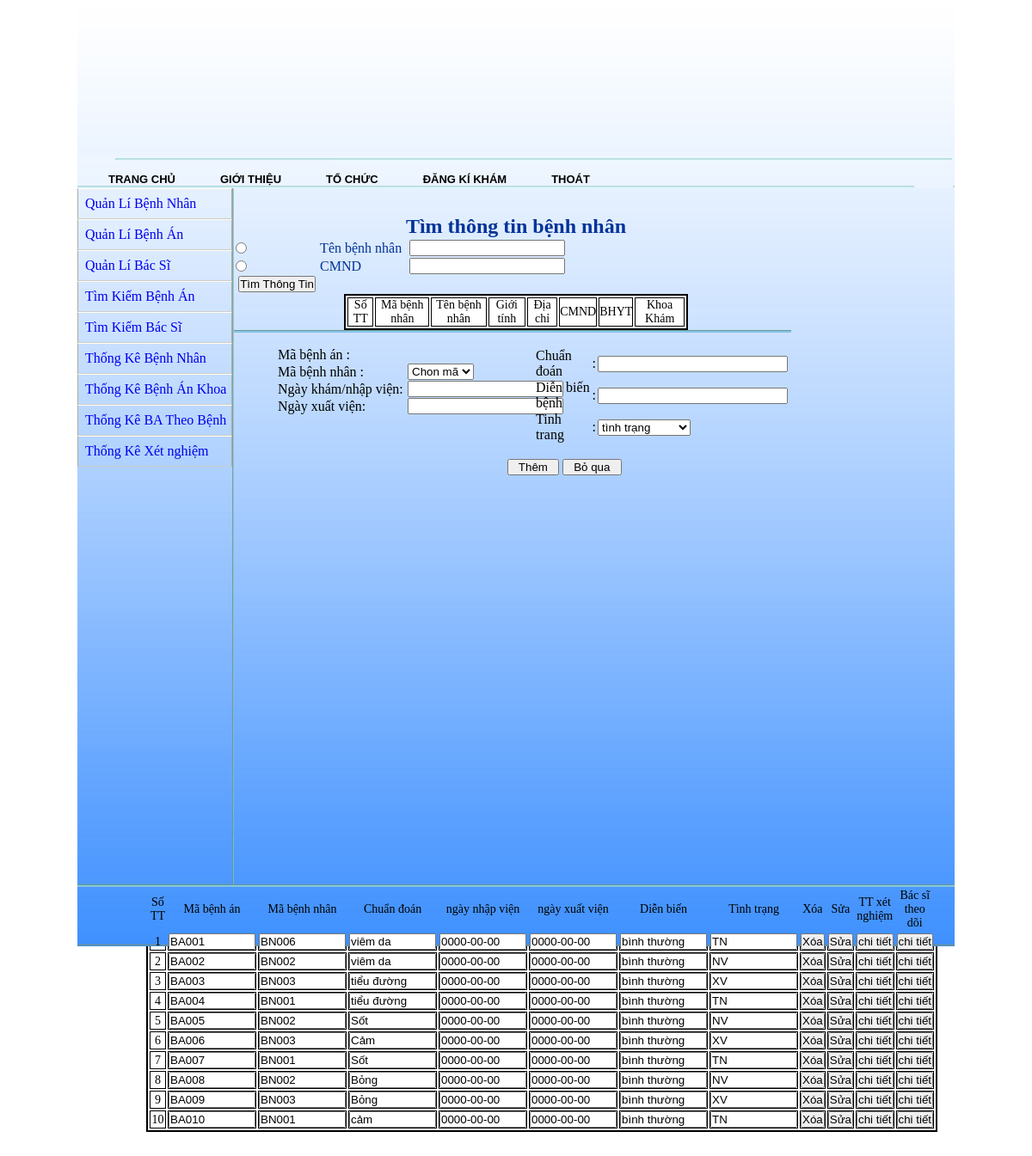
/BacSi.php?page=QLBA (signed in), run on the app's committed database.
### tables this page shows
CREATE TABLE IF NOT EXISTS `tblbenhan` (
  `maBenhan` char(5) NOT NULL default '',
  `maBenhnhan` char(5) default NULL,
  `chuanDoan` varchar(30) NOT NULL,
  `ngayNhapvien` date NOT NULL,
  `ngayXuatvien` date default NULL,
  `dienBienbenh` varchar(30) default NULL,
  `tinhTrang` char(2) default 'TN',
  PRIMARY KEY  (`maBenhan`),
  KEY `maBenhnhan` (`maBenhnhan`)
);

### include/QLbenhan.php (the view, shortened to what this page needs)
<?php
		include("include/config.php");
	?>
<div id="content" >
	<div class="dau">
    <br />
<h2 align="center">Tìm thông tin bệnh nhân</h2>
   	  <form id="form1" name="form1" method="post" action="">
   	    <table width="400" align="left" >
   	      <tr>
   	        <td><p>
   	          <label>
   	            <input type="radio" name="RadioGroup1" value="1" id="RadioGroup1_0" />
   	          </label>
            </p></td>
   	        <td>Tên bệnh nhân</td>
            <td > <input type="text" name="tenBN" value="" /></td>
          </tr>
   	      <tr>
   	        <td><label>
   	            <input type="radio" name="RadioGroup1" value="2" id="RadioGroup1_1" />
   	        </label></td>
   	        <td>CMND</td>
             <td > <input type="text" name="CMND" value="" /></td>
          </tr>
          <tr>
          <td align="center"><input type="submit" name="Submit" value="Tìm Thông Tin" /></td>
          </tr>
        </table>
	    </form>
        <table width='400px' border='2px' bordercolor='#000000'bgcolor='#FFFFFF' style='font-size:14px; color:#000'>
					<tr>
                    	<td align='center'>Số TT</td>
						<td align='center'>Mã bệnh nhân</td>
						<td align='center'>Tên bệnh nhân</td>
                        <td align='center'>Giới tính</td>
						<td align='center'>Địa chỉ</td>
                       <td align='center'>CMND</td>
                        <td align='center'>BHYT</td>
                        <td align='center'>Khoa Khám</td>
					</tr>
    </table>
  </div>
  <div class="giua">
   <div class="giua1">
  <form action="thembenhan.php" method="post" name="regForm">
    	<div class="phangiua1">
		  <table  border="0" cellpadding="2" cellspacing="1" class="text" width="400">
            <tr align="center">
            <td colspan="3">&nbsp;</td>
           </tr>
           <tr class="text">
            <td width="103" align="left">Mã bệnh án :</td>
           </tr>
           <tr>
             <?php
					$sql="Select * from  tblbenhnhan";
					$rs=mysqli_query($connect, $sql);
                    $str="";
					$str.="<td align='left'>Mã bệnh nhân :</td>";
					$str.="<td size=25><select name=maBN>";
					$str.=" <option value=''>Chon mã";
					while($row=mysqli_fetch_array($rs))
						{
						$str.="<option values=".$row['tenBenhnhan'].">".$row['maBenhnhan'];
						}
						$str.="</select>";
					$str.="</td>";
  					echo $str;
				?>
           </tr>
           <tr>
            <td width="150" align="left">Ngày khám/nhập viện:</td>
            <td><input name="ngaykham" type="text" class="box" id="txtUserName2" value="" size="20" maxlength="40"></td>
           </tr>
           <tr>
            <td width="103" align="left">Ngày xuất viện:</td>
            <td><input name="ngayxuat" type="text" class="box" id="txtUserName3" value="" size="20" maxlength="40"></td>
           </tr>
          </table>
    	</div>
    	<div class="phangiua2">
        	<table width="100%" border="0" cellpadding="2" cellspacing="1" class="text">
           <tr>
            <td width="100" align="left">Chuẩn đoán</td>
            <td width="10" align="center">:</td>
            <td><input name="chuandoan" type="text" class="box" id="txtUserName" value="" size="25" maxlength="40"></td>
            </tr>
           <tr class="text">
            <td width="100" align="left">Diễn biến bệnh</td>
            <td width="10" align="center">:</td>
            <td><input name="dienbien" type="text" class="box" id="txtUserName" value="" size="25" maxlength="40"></td>
           </tr>
           <tr class="text">
            <td width="100" align="left">Tinh trang</td>
            <td width="10" align="center">:</td>
            <td style="font-size:19px">
             	<select name="tinhtrang" >
                <option value="">tình trạng</option>
                 </select><br />
              </td>
           </tr>
          </table>
        </div>
		<div class="btn">
                <tr >
                    <td><input type="submit" value="   Thêm   " name="them" onclick="return QLbenhan();" /></td>
                    <td><form action="BacSi.php?page=QLBA" method="post">
                    <input type="submit" value="   Bỏ qua   " name="save"/></form>
                    </td>
                </tr>
  		</div>
 </form>
  </div>
    <div class="cuoi">
    	<table width="400px" border="2px" bordercolor="#000000" bgcolor="#FFFFFF" style="font-size:14px; color:#000">
					<tr>
                    	<td align="center">Số TT</td>
						<td align="center">Mã bệnh án</td>
						<td align="center">Mã bệnh nhân</td>
						<td align="center">Chuẩn đoán</td>
                        <td align="center">ngày nhập viện</td>
                        <td align="center">ngày xuất viện</td>
                         <td align="center">Diễn biến</td>
                        <td align="center">Tình trạng</td>
                        <td align="center">Xóa</td>
                        <td align="center">Sửa</td>
                        <td align="center">TT xét nghiệm</td>
                        <td align="center">Bác sĩ theo dõi </td>
					</tr>
               <?php
  			  include("include/config.php");
			  mysqli_query($connect, "SET NAMES utf8");
				$tt=0;
  				$sql = mysqli_query($connect, "SELECT * FROM  tblbenhan");
   				while ($row = mysqli_fetch_assoc($sql)) {$tt++;
                	$maBA = $row['maBenhan'];
					$maBN = $row['maBenhnhan'];
					$chuandoan = $row['chuanDoan'];
					$ngaynhap = $row['ngayNhapvien'];
					$ngayxuat = $row['ngayXuatvien'];
					$dienbien = $row['dienBienbenh'];
					$tinhtrang = $row['tinhTrang'];
					?>
                    <form action="xoaBA.php" method="post">
					 <tr>
                    <td align="center"> <input  type="hidden" name="ma" value="<?php echo $maBA;?>" /><?php echo $tt; ?></td>
                	<td align="centen">
						<input type="text" name="maba" value="<?php echo $maBA?>" size="10px" align="middle"/>
                    </td>
					<td align="center">
						<input type="text" name="mabn" value="<?php echo $maBN ?>" size="10px"/>
					</td>
                   <td align="center">
						<input type="text" name="chuandoan" value="<?php echo $chuandoan ?>" size="10px"/>
					</td>
                   <td align="center">
						<input type="text" name="ngaynhap" value="<?php echo $ngaynhap ?>" size="10px"/>
					</td>
                    <td align="center">
						<input type="text" name="ngãyuat" value="<?php echo $ngayxuat ?>" size="10px"/>
					</td>
                    <td align="center">
						<input type="text" name="dienbien" value="<?php echo $dienbien ?>" size="10px"/>
					</td>
                    <td align="center">
						<input type="text" name="tinhtrang" value="<?php echo $tinhtrang ?>" size="10px"/></td>
                    <td align="center">
						 <input type="submit" name="submit" value="Xóa"  />
					</td>
					</form>
                    <td align="center">
						<form action="BacSi.php?page=suaba" method="post">
						<input type="submit" name="submit" value="Sửa"  />
						</form>
			</td>
            <td align="center">
						<form action="BacSi.php?page=TTXN" method="post">
						<input type="submit" name="submit" value="chi tiết"  />
						</form>
			</td>
            <td align="center">
						<form action="BacSi.php?page=TTBSK" method="post">
						<input type="submit" name="submit" value="chi tiết"  />
						</form>
			</td>
                    <?php
				}
			?>
	</table>
    </div>
</div>

### BacSi.php (shortened to what this page needs)
<?php
if(isset($_SESSION['maBacsi'])){
?>
<!DOCTYPE html PUBLIC "-//W3C//DTD XHTML 1.0 Transitional//EN" "http://www.w3.org/TR/xhtml1/DTD/xhtml1-transitional.dtd">
<html xmlns="http://www.w3.org/1999/xhtml">
<head>
<link rel="stylesheet" type="text/css" href="Content/sitemain.css" />
<link id="ctl00_Link3" href="js/vcb.calendar.css" rel="stylesheet" type="text/css" />
</head>
<body>
<div id="page">
<?php
	include("include/header1.php");
	include("include/leftBS.php");
	switch ($_GET['page'])
		{
			case "QLBA": include ('include/QLbenhan.php'); break;
		}
	include("include/foodter.php");
?>
</div>
</body>
</html>
<?php }else{
	echo "<meta http-equiv='refresh' content='0;URL=index.php?page=BacSi' />";
}
?>

### include/header1.php
<div id="header">
</div>
<div id="menu">
    	<div id="menu-container">
        	<ul id="mn">
            	<li><a href='index.php?page=trangchu'>Trang Chủ</a>
                <li><a href="#">Giới Thiệu</a>
                <li><a href="#">Tổ Chức</a>
                <li><a href="dangkikham.php">Đăng kí khám</a>
                <?php if(isset($_SESSION)) echo "<li><a href='logout.php'>Thoát</a>";?>
             </ul>
        </div>
 </div>

### include/leftBS.php
 <div id="left">
    <ul id="navlist">
       <li><a href="BacSi.php?page=QLBN">Quản Lí Bệnh Nhân</a></li>
       <li><a href="BacSi.php?page=QLBA"> Quản Lí Bệnh Án </a></li>
       <li><a href="BacSi.php?page=QLBS"> Quản Lí Bác Sĩ </a></li>
       <li><a href="BacSi.php?page=TKBA">  Tìm Kiếm Bệnh Án </a></li>
       <li><a href="BacSi.php?page=TKBS">  Tìm Kiếm Bác Sĩ </a></li>
       <li><a href="BacSi.php?page=TKeBN">  Thống Kê Bệnh Nhân</a></li>
       <li><a href="BacSi.php?page=BA">   Thống Kê Bệnh Án Khoa </a></li>
       <li><a href="BacSi.php?page=BABenh">   Thống Kê BA Theo Bệnh</a></li>
       <li><a href="BacSi.php?page=BAxetnghiem">   Thống Kê Xét nghiệm</a></li>
   </ul>
</div>

### include/foodter.php
<div id="footer"></div>

### Content/sitemain.css (style rules this page uses)
* { margin:0px auto ; padding:0px; }
body { background-color: #d0f7f2; margin: 0; padding: 0; text-align: center; }
#page { width:1020px; background-image:url(images/bg_main.jpg); background-repeat:repeat; }
#header { width:300px; height:182px; background-image:url(images/hosptial.jpg); background-repeat:no-repeat; margin:0; padding:0; }
#menu { width:1020px; height:37px; margin: 0px; padding:0px; background-image:url(images/menu.jpg); float:left; position:absolute; }
#menu-container ul, li { list-style: none outside none; margin:0px; padding:0px; float: left; }
#menu-container ul li { height:37px; overflow:hidden; float:left; margin:0 0 0 12px; padding:0px; display:inline; }
#menu-container ul li a { text-decoration:none; float:left; padding:8px 12px 6px 8px; color:#000; font-weight:bold; display:inline; }
#left { width:182px; height:847px; margin:0px; padding:0px; float:left; background-image:url(images/left.jpg); }
#content { width:838px; height:847px; margin:0px; padding:0px; padding-top:50px; }
#content .dau { width:838px; margin:0px; padding:0px; color:#039; }
#content .giua { width:830px; height:150px; margin:0px; padding:0px; background-image:url(images/dau.jpg) ; background-repeat:repeat-x ; }
#content .phangiua1 { width:300px; height:150px; margin:0px; padding-left:50px; float:left; }
#content .phangiua2 { width:295px; height:130px; margin:0px; padding-top:20px; float:left; }
#content .cuoi { width:1000px; margin:0px; padding:40px; color:#9CC; }
#content .btn { width:100px height:5px; margin:0px; padding-left:500px; }
#footer { width:1020px; height:75px; float:left; margin:0px; padding:0px; background-image:url(images/footer.jpg); background-repeat:repeat-x; }
ul#mn { float:left;width:994px;text-transform:uppercase;white-space:nowrap;font-family:sans-serif;font-weight:400;font-size:13px;text-decoration:none;height:70px;line-height:35px;position:relative;padding-left:4px; }
ul#mn li { float:left;height:35px;padding:0px 0px 0px 0px;border:0px;margin-top:8px;width:auto;text-align:center;font-weight:bold; color:#000; }
ul#mn li a { padding:1px 20px;display:block;text-decoration:none; }
ul#navlist { text-align: left; list-style: none;padding-top:37px; margin: 0 auto; width: 182px; }
ul#navlist li { display: block; margin: 0; padding: 0; }
ul#navlist li a { display: block; width: 170px; padding: 8px 0 8px 8px; border-width: 1px; border-color: #ffe #aaab9c #ccc ; border-style: solid; text-decoration: none; }

### data on the page
tblbenhan: maba "BA001", mabn "BN006", chuandoan "viêm da", ngaynhap "0000-00-00", ngãyuat "0000-00-00", dienbien "bình thường", tinhtrang "TN"
tblbenhan: maba "BA002", mabn "BN002", chuandoan "viêm da", ngaynhap "0000-00-00", ngãyuat "0000-00-00", dienbien "bình thường", tinhtrang "NV"
tblbenhan: maba "BA003", mabn "BN003", chuandoan "tiểu đường", ngaynhap "0000-00-00", ngãyuat "0000-00-00", dienbien "bình thường", tinhtrang "XV"
tblbenhan: maba "BA004", mabn "BN001", chuandoan "tiểu đường", ngaynhap "0000-00-00", ngãyuat "0000-00-00", dienbien "bình thường", tinhtrang "TN"
tblbenhan: maba "BA005", mabn "BN002", chuandoan "Sốt", ngaynhap "0000-00-00", ngãyuat "0000-00-00", dienbien "bình thường", tinhtrang "NV"
tblbenhan: maba "BA006", mabn "BN003", chuandoan "Cảm", ngaynhap "0000-00-00", ngãyuat "0000-00-00", dienbien "bình thường", tinhtrang "XV"
tblbenhan: maba "BA007", mabn "BN001", chuandoan "Sốt", ngaynhap "0000-00-00", ngãyuat "0000-00-00", dienbien "bình thường", tinhtrang "TN"
tblbenhan: maba "BA008", mabn "BN002", chuandoan "Bỏng", ngaynhap "0000-00-00", ngãyuat "0000-00-00", dienbien "bình thường", tinhtrang "NV"
tblbenhan: maba "BA009", mabn "BN003", chuandoan "Bỏng", ngaynhap "0000-00-00", ngãyuat "0000-00-00", dienbien "bình thường", tinhtrang "XV"
tblbenhan: maba "BA010", mabn "BN001", chuandoan "cảm", ngaynhap "0000-00-00", ngãyuat "0000-00-00", dienbien "bình thường", tinhtrang "TN"
